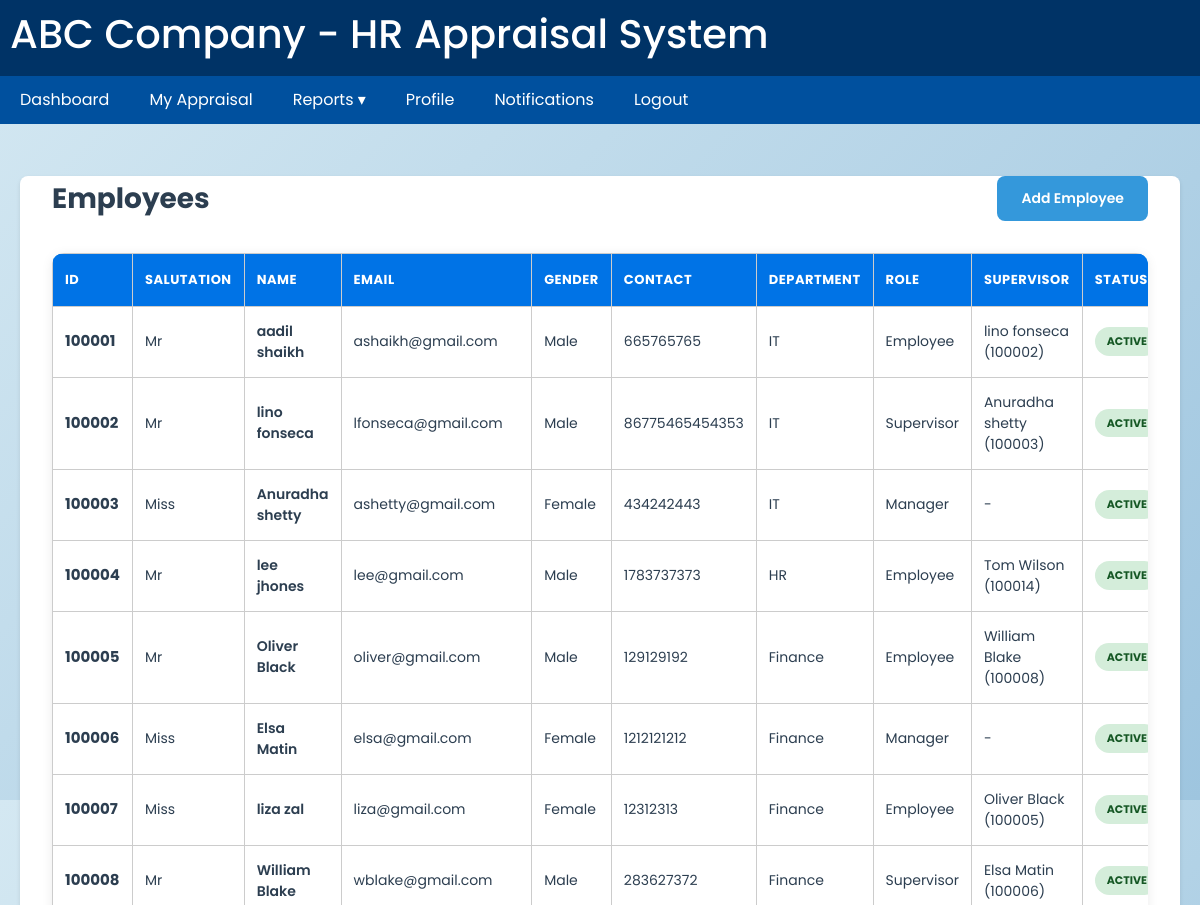
The page /masters/employees/ (signed in, upper part) on the database as committed earlier.
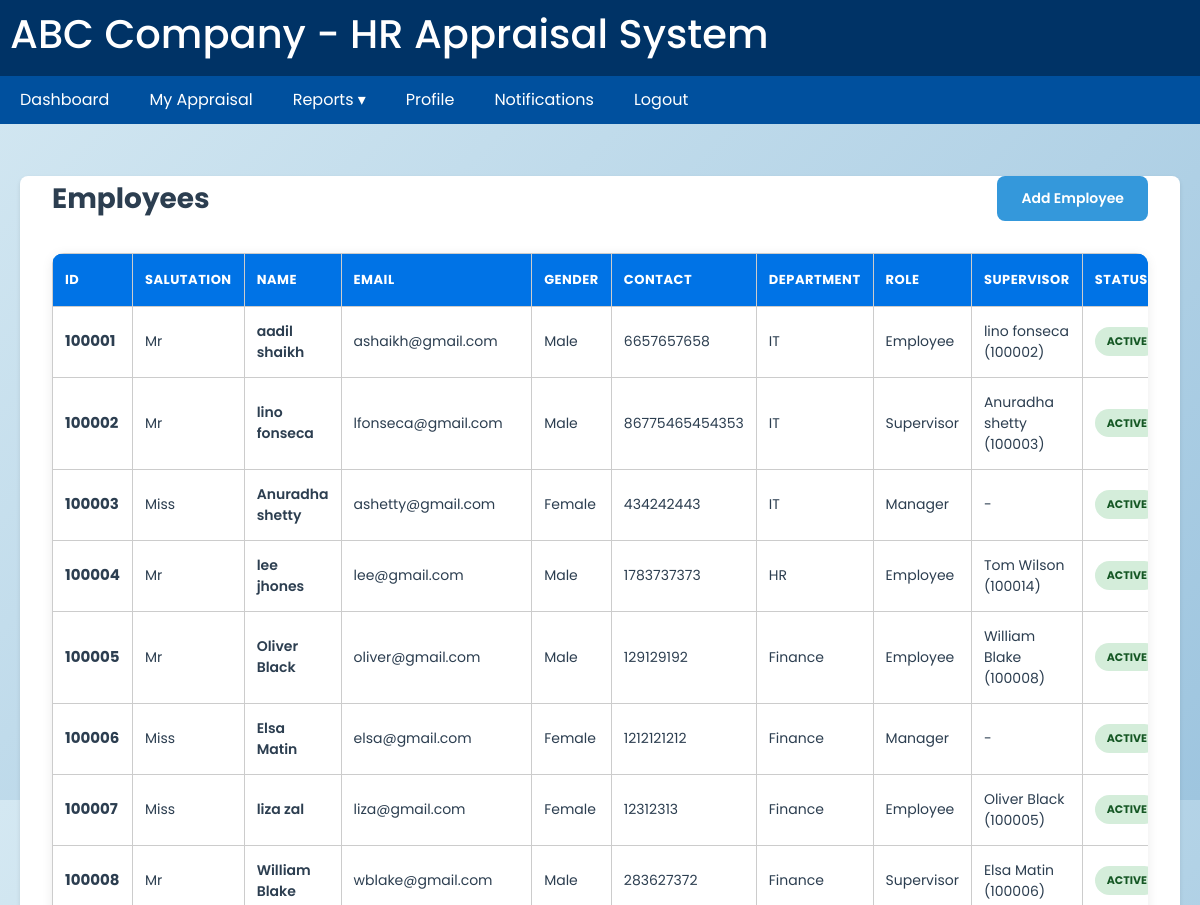
The same page on the database as committed later.
### masters/models.py (models this page shows, shortened)
class Employee(models.Model):
    user = models.OneToOneField(
        settings.AUTH_USER_MODEL,
        on_delete=models.CASCADE,
        null=True, blank=True,
        related_name="employee_profile"
)
    employee_id = models.CharField(max_length=20, unique=True)
    employee_salution = models.CharField(max_length=15, null=True, blank=True)
    first_name = models.CharField(max_length=100)
    last_name = models.CharField(max_length=100)
    email = models.EmailField(unique=True)
    gender = models.CharField(max_length=10,null=True, blank=True)
    contact_number = models.IntegerField(default=0)
    department = models.ForeignKey("Department", on_delete=models.SET_NULL, null=True)
    role = models.ForeignKey("Role", on_delete=models.SET_NULL, null=True)
    supervisor = models.ForeignKey("self", on_delete=models.SET_NULL, null=True, blank=True)
    status = models.CharField(
        max_length=20,
        choices=[("Active", "Active"), ("Inactive", "Inactive")],
        default="Active",
    )
    def __str__(self):
        return f"{self.first_name} {self.last_name} ({self.employee_id})"

class Department(models.Model):
    name = models.CharField(max_length=100)
    division = models.CharField(max_length=100, blank=True, null=True)
    country = models.ForeignKey(Country, on_delete=models.SET_NULL, null=True, blank=True)
    state = models.ForeignKey(State, on_delete=models.SET_NULL, null=True, blank=True)
    city = models.ForeignKey(City, on_delete=models.SET_NULL, null=True, blank=True)
    def __str__(self):
        return self.name

class Role(models.Model):
    role_name = models.CharField(max_length=100)
    description = models.TextField(blank=True, null=True)
    def __str__(self):
        return self.role_name

### masters/views.py (the view)
# urls.py: path("employees/", views.EmployeeList.as_view(), name="employees_list"),
class EmployeeList(LoginRequiredMixin, ListView):
    model = Employee
    template_name = "masters/employees_list.html"
    context_object_name = "employees"
    login_url = "/accounts/login/"
    redirect_field_name = "next"

### masters/context_processors.py (called while the page is built)
def role_name(request):
    if request.user.is_authenticated:
        try:
            employee = Employee.objects.get(user=request.user)
            return {"role_name": employee.role.role_name.lower()}
        except Employee.DoesNotExist:
            return {"role_name": None}
    return {"role_name": None}

### templates/masters/employees_list.html (shortened to what this page needs)
{% extends "base.html" %}
{% block content %}
<div class="container">
    <div class="page-header">
        <h2>Employees</h2>
        <a class="btn-add" href="{% url 'masters:employees_add' %}">Add Employee</a>
    </div>
    <div class="table-container">
        <table>
            <thead>
                <tr>
                    <th>ID</th>
                    <th>Salutation</th>
                    <th>Name</th>
                    <th>Email</th>
                    <th>Gender</th>
                    <th>Contact</th>
                    <th>Department</th>
                    <th>Role</th>
                    <th>Supervisor</th>
                    <th>Status</th>
                </tr>
            </thead>
            <tbody>
                {% for emp in employees %}
                <tr>
                    <td>
                        <a href="{% url 'masters:emp_profile_view' emp.employee_id %}" class="employee-id-link">
                            {{ emp.employee_id }}
                        </a>
                    </td>
                    <td>{{ emp.employee_salution|default:"-" }}</td>
                    <td class="employee-name">{{ emp.first_name }} {{ emp.last_name }}</td>
                    <td>{{ emp.email }}</td>
                    <td>{{ emp.gender|default:"-" }}</td>
                    <td>{{ emp.contact_number }}</td>
                    <td>{{ emp.department|default:"-" }}</td>
                    <td>{{ emp.role|default:"-" }}</td>
                    <td>{{ emp.supervisor|default:"-" }}</td>
                    <td>
                        <span class="status-badge {% if emp.status == 'Active' %}status-active{% else %}status-inactive{% endif %}">
                            {{ emp.status }}
                        </span>
                    </td>
                </tr>
                {% empty %}
                <tr>
                    <td colspan="11" class="no-data">
                        No employees available
                    </td>
                </tr>
                {% endfor %}
            </tbody>
        </table>
    </div>
</div>
{% endblock %}

Rows that differ between the two databases and show on the page:
changed Employee "aadil": contact_number "665765765" → "6657657658"
